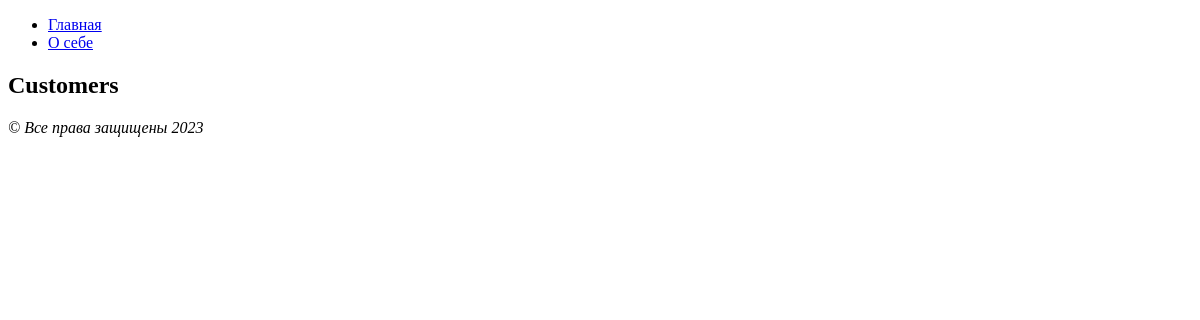
Page /ht03/customers/ on the earlier database version.
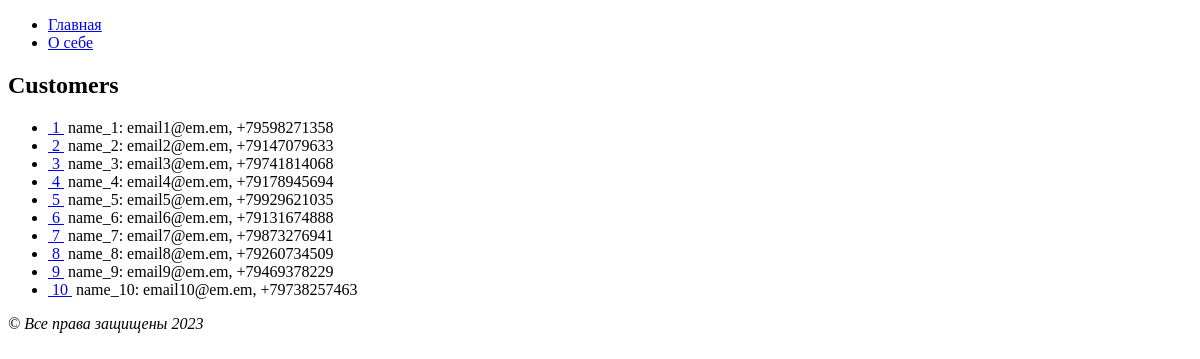
Same page on the later database version.
### ht03app/models.py (models this page shows)
class Customer(models.Model):
    name = models.CharField(max_length=100)
    email = models.EmailField(max_length=100)
    phone = models.CharField(max_length=20)
    address = models.CharField(max_length=200)
    date_registered = models.DateField(auto_now_add=True)
    def __str__(self):
        return f'{self.name}: {self.email}, {self.phone}    '

### ht03app/views.py (the view)
# urls.py: path('customers/', views.customers, name='customers'),
def customers(request):
    logger.info(f'{request} request received')
    customers = Customer.objects.all()
    context = {'title': 'Customers',
               'name': 'customer_orders',
               'items': customers}
    return render(request, 'ht03app/items.html', context)

### ht03app/templates/ht03app/items.html (shortened to what this page needs)
{% extends 'base.html' %}
{% block content %}
    <h2>{{ title }}</h2>
    <ul>
    {% for item in items %}
        <li>
            <a href="{% url name item.id %}">
                &nbsp;{{ item.id }}&nbsp;</a>
            {{ item }}
        </li>
    {% endfor %}
    </ul>
{% endblock %}

Differences in the rows shown:
added Customer: id "1", name+email+phone "name_1: email1@em.em, +79598271358"
added Customer: id "2", name+email+phone "name_2: email2@em.em, +79147079633"
added Customer: id "3", name+email+phone "name_3: email3@em.em, +79741814068"
added Customer: id "4", name+email+phone "name_4: email4@em.em, +79178945694"
added Customer: id "5", name+email+phone "name_5: email5@em.em, +79929621035"
added Customer: id "6", name+email+phone "name_6: email6@em.em, +79131674888"
added Customer: id "7", name+email+phone "name_7: email7@em.em, +79873276941"
added Customer: id "8", name+email+phone "name_8: email8@em.em, +79260734509"
added Customer: id "9", name+email+phone "name_9: email9@em.em, +79469378229"
added Customer: id "10", name+email+phone "name_10: email10@em.em, +79738257463"
